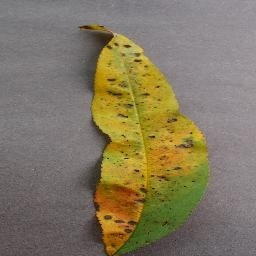
#> input picture Chilli___Bacterial_spot/005b14ab-17f0-40c3-af15-87abf7d4ac23___Rutg._Bact.S 2083.JPG, 256 x 256 px
$ python -i Main.py   (imports and definitions only)   (older library calls are emulated)
#> lines starting #> are read from the running program, lines starting #| are printed output that depends on the picture; after the words box and inside, x2 and y2 are one past the last pixel; in counts of white or black regions, pixels touching at a corner belong together
from tkinter import messagebox
from tkinter import *
from tkinter import simpledialog
import tkinter
from tkinter import filedialog
from tkinter.filedialog import askopenfilename
import numpy as np
import matplotlib.pyplot as plt
import pandas as pd
from sklearn.metrics import accuracy_score
from sklearn.model_selection import train_test_split
import os
from sklearn.metrics import accuracy_score
from sklearn.metrics import precision_score
from sklearn.metrics import recall_score
from sklearn.metrics import f1_score
import seaborn as sns
import pickle

import cv2
from skimage import color
from skimage.feature import greycomatrix, greycoprops
import scipy.stats as stats
from sklearn import svm
from sklearn.neighbors import KNeighborsClassifier
from sklearn.model_selection import train_test_split
from sklearn.neural_network import MLPClassifier

from keras.utils.np_utils import to_categorical
from keras.layers import  MaxPooling2D
from keras.layers import Dense, Dropout, Activation, Flatten
from keras.layers import Convolution2D
from keras.models import Sequential
from keras.models import model_from_json


# [2 lines not run here, left out]
accuracy = []
precision = []
recall = []
fscore = []
# [2 lines not run here, left out]

labels = ['Chilli___Bacterial_spot', 'Chilli___healthy','Cotton___Black_rot', 'Cotton___Esca_(Black_Measles)', 'Cotton___healthy','Cotton___Leaf_blight_(Isariopsis_Leaf_Spot)',

         'Rice___Brownspot', 'Rice___Healthy', 'Rice___Leafblast', 'Rice___Leafblight',  'Tomato___Bacterial_spot', 'Tomato___Early_blight',
          'Tomato___healthy', 'Tomato___Late_blight', 'Tomato___Leaf_Mold', 'Tomato___Septoria_leaf_spot',
          'Tomato___Spider_mites Two-spotted_spider_mite', 'Tomato___Target_Spot', 'Tomato___Tomato_mosaic_virus', 'Tomato___Tomato_Yellow_Leaf_Curl_Virus']

fertilizers = ['Twice in a month,Mancozeb', 'No fertlizers required','Thielaviopsis', 'Fungiside', 'No fertlizers required','Micronutrients based Fertilizer',

         'Fertlizers with N,P,K', 'No fertlizers required', 'Magnaporthe Oryzae', 'Xanthomous Oryzae',  'Balanced Fertilizer(N,P,K)', 'Micronutrients',
          'No fertlizers required', 'Pathogen related', 'Fungicides Related', 'Balanced Fertilizer(N,P,K)',
          'Natural Predators', 'Pttasium', 'Weed Control based', 'Organic Mulch']

# [11 lines not run here, left out]

def remove_green_pixels(image):
  # Transform from (256,256,3) to (3,256,256)
  channels_first = channels_first_transform(image)

  r_channel = channels_first[0]
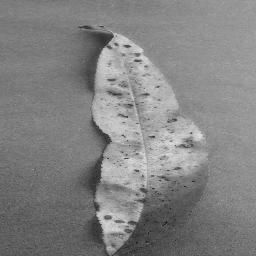
#> r_channel: shape (256, 256); min 23, max 227, mean 130.8
  g_channel = channels_first[1]
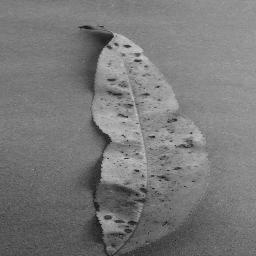
#> g_channel: shape (256, 256); min 9, max 206, mean 120.9
  b_channel = channels_first[2]
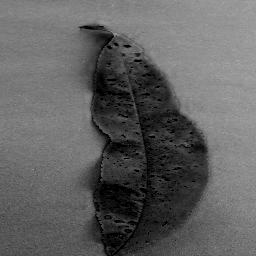
#> b_channel: shape (256, 256); min 0, max 166, mean 97.2

  # Set those pixels where green value is larger than both blue and red to 0
  mask = False == np.multiply(g_channel > r_channel, g_channel > b_channel)
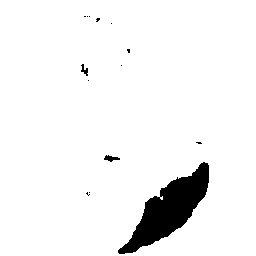
#> mask: shape (256, 256) bool; 94.8% white; 14 black regions (11 under 20 px), largest, box (x1, y1, x2, y2) and area: (118, 162, 209, 254) 3265, (104, 155, 120, 162) 61, (81, 64, 88, 76) 42
  channels_first = np.multiply(channels_first, mask)

  # Transfrom from (3,256,256) back to (256,256,3)
  image = channels_first.transpose(1, 2, 0)
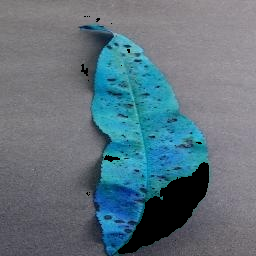
#> image: shape (256, 256, 3); mean of channels 0, 1, 2 126, 115.2, 95; drawn as B, G, R
  return image

def rgb2lab(image):
  return color.rgb2lab(image)

def rgb2gray(image):
  return np.array(color.rgb2gray(image) * 255, dtype=np.uint8)
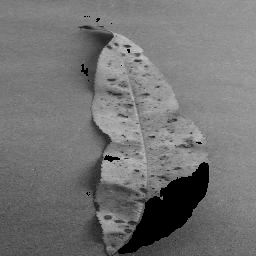
#> returned value: shape (256, 256); min 0, max 203, mean 115.6

def glcm(image, offsets=[1], angles=[0], squeeze=False): #extract glcm features
  single_channel_image = image if len(image.shape) == 2 else rgb2gray(image)
  gclm = greycomatrix(single_channel_image, offsets, angles)
  return np.squeeze(gclm) if squeeze else gclm

def histogram_features_bucket_count(image): #texture features will be extracted using histogram
  image = channels_first_transform(image).reshape(3,-1)

  r_channel = image[0]
  g_channel = image[1]
  b_channel = image[2]

  r_hist = np.histogram(r_channel, bins = 26, range=(0,255))[0]
#> r_hist = 26 values, max 11400 at index 12, min 0 at index 0, mean 2520.6
  g_hist = np.histogram(g_channel, bins = 26, range=(0,255))[0]
#> g_hist = 26 values, max 13197 at index 12, min 0 at index 22, mean 2520.6
  b_hist = np.histogram(b_channel, bins = 26, range=(0,255))[0]
#> b_hist = 26 values, max 10746 at index 12, min 0 at index 17, mean 2520.6

  return np.concatenate((r_hist, g_hist, b_hist))

def histogram_features(image):
  color_histogram = np.histogram(image.flatten(), bins = 255, range=(0,255))[0]
#> color_histogram = 255 values, max 1358 at index 124, min 0 at index 0, mean 257
  return np.array([
    np.mean(color_histogram),
    np.std(color_histogram),
    stats.entropy(color_histogram),
    stats.kurtosis(color_histogram),
    stats.skew(color_histogram),
    np.sqrt(np.mean(np.square(color_histogram)))
  ])

def texture_features(full_image, offsets=[1], angles=[0], remove_green = True):
  image = remove_green_pixels(full_image) if remove_green else full_image
  gray_image = rgb2gray(image)
  glcmatrix = glcm(gray_image, offsets=offsets, angles=angles)
  return glcm_features(glcmatrix)

def glcm_features(glcm):
  return np.array([
    greycoprops(glcm, 'correlation'),
    greycoprops(glcm, 'contrast'),
    greycoprops(glcm, 'energy'),
    greycoprops(glcm, 'homogeneity'),
    greycoprops(glcm, 'dissimilarity'),
  ]).flatten()

def channels_first_transform(image):
  return image.transpose((2,0,1))

def extract_features(image):
  offsets=[1,3,10,20]
  angles=[0, np.pi/4, np.pi/2]
  channels_first = channels_first_transform(image)
  return np.concatenate((
      texture_features(image, offsets=offsets, angles=angles),
      texture_features(image, offsets=offsets, angles=angles, remove_green=False),
      histogram_features_bucket_count(image),
      histogram_features(channels_first[0]),
      histogram_features(channels_first[1]),
      histogram_features(channels_first[2]),
      ))

# [179 lines left out: functions getID, uploadDataset, featuresExtraction, calculateMetrics, runSVM, runDNN and 3 more, not called in this run]

font = ('times', 16, 'bold')
# [1 line that did not run here, left out]
# [4 lines not run here, left out]

font1 = ('times', 12, 'bold')
# [1 line that did not run here, left out]
# [1 line that did not run here, left out]
# [3 lines not run here, left out]


font1 = ('times', 13, 'bold')
# [1 line that did not run here, left out]
# [2 lines not run here, left out]

# [1 line that did not run here, left out]
# [2 lines not run here, left out]

# [1 line that did not run here, left out]
# [2 lines not run here, left out]

# [1 line that did not run here, left out]
# [2 lines not run here, left out]

# [1 line that did not run here, left out]
# [2 lines not run here, left out]

# [1 line that did not run here, left out]
# [2 lines not run here, left out]

# [1 line that did not run here, left out]
# [6 lines not run here, left out]

>>> import cv2
>>> picture = cv2.cvtColor(cv2.imread('Chilli___Bacterial_spot/005b14ab-17f0-40c3-af15-87abf7d4ac23___Rutg._Bact.S 2083.JPG'), cv2.COLOR_BGR2RGB)
>>> result = extract_features(picture)
#> result = 216 values, max 13197 at index 158, min 0 at index 120, mean 979.4

$ run again, on Chilli___Bacterial_spot/02a611d2-0d1a-4640-889e-7d52255e4129___Rutg._Bact.S 1653.JPG
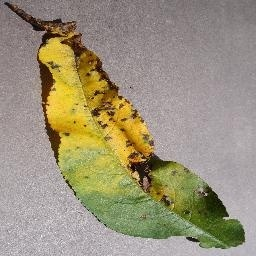
#> input picture Chilli___Bacterial_spot/02a611d2-0d1a-4640-889e-7d52255e4129___Rutg._Bact.S 1653.JPG, 256 x 256 px
#> in remove_green_pixels, `mask = False == np.multiply(g_channel > r_channel, g_channel > b_chann..`:
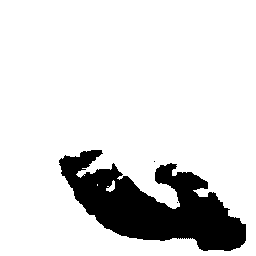
#> mask: shape (256, 256) bool; 85.8% white; 3 black regions (2 under 20 px), largest, box (x1, y1, x2, y2) and area: (59, 150, 246, 251) 9334
#> in rgb2gray, `return np.array(color.rgb2gray(image) * 255, dtype=np.uint8)`:
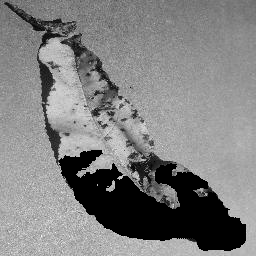
#> returned value: shape (256, 256); min 0, max 253, mean 127.6
#> r_hist = 26 values, max 10285 at index 17, min 12 at index 0, mean 2520.6
#> g_hist = 26 values, max 9878 at index 16, min 2 at index 25, mean 2520.6
#> b_hist = 26 values, max 7356 at index 16, min 4 at index 25, mean 2520.6
#> color_histogram = 255 values, max 1123 at index 171, min 0 at index 3, mean 257
#> result = 216 values, max 10285 at index 137, min -0.197 at index 207, mean 1098.9

$ run again, on Chilli___Bacterial_spot/02d4dbb4-cf3e-4101-a97d-f9a1885921dc___Rutg._Bact.S 1190.JPG
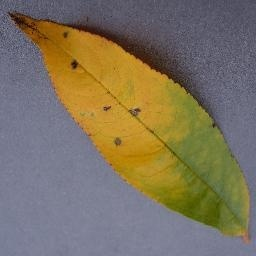
#> input picture Chilli___Bacterial_spot/02d4dbb4-cf3e-4101-a97d-f9a1885921dc___Rutg._Bact.S 1190.JPG, 256 x 256 px
#> in remove_green_pixels, `mask = False == np.multiply(g_channel > r_channel, g_channel > b_chann..`:
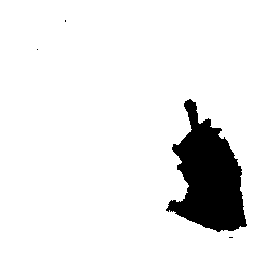
#> mask: shape (256, 256) bool; 90.9% white; 4 black regions (3 under 20 px), largest, box (x1, y1, x2, y2) and area: (166, 99, 247, 232) 5986
#> in rgb2gray, `return np.array(color.rgb2gray(image) * 255, dtype=np.uint8)`:
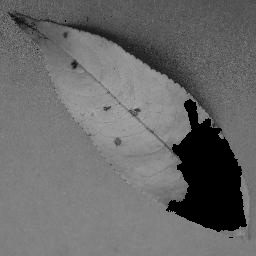
#> returned value: shape (256, 256); min 0, max 178, mean 105.3
#> r_hist = 26 values, max 19423 at index 12, min 0 at index 0, mean 2520.6
#> g_hist = 26 values, max 17594 at index 12, min 0 at index 18, mean 2520.6
#> b_hist = 26 values, max 12051 at index 14, min 0 at index 17, mean 2520.6
#> color_histogram = 255 values, max 2657 at index 126, min 0 at index 0, mean 257
#> result = 216 values, max 19423 at index 132, min 0 at index 120, mean 974.3
